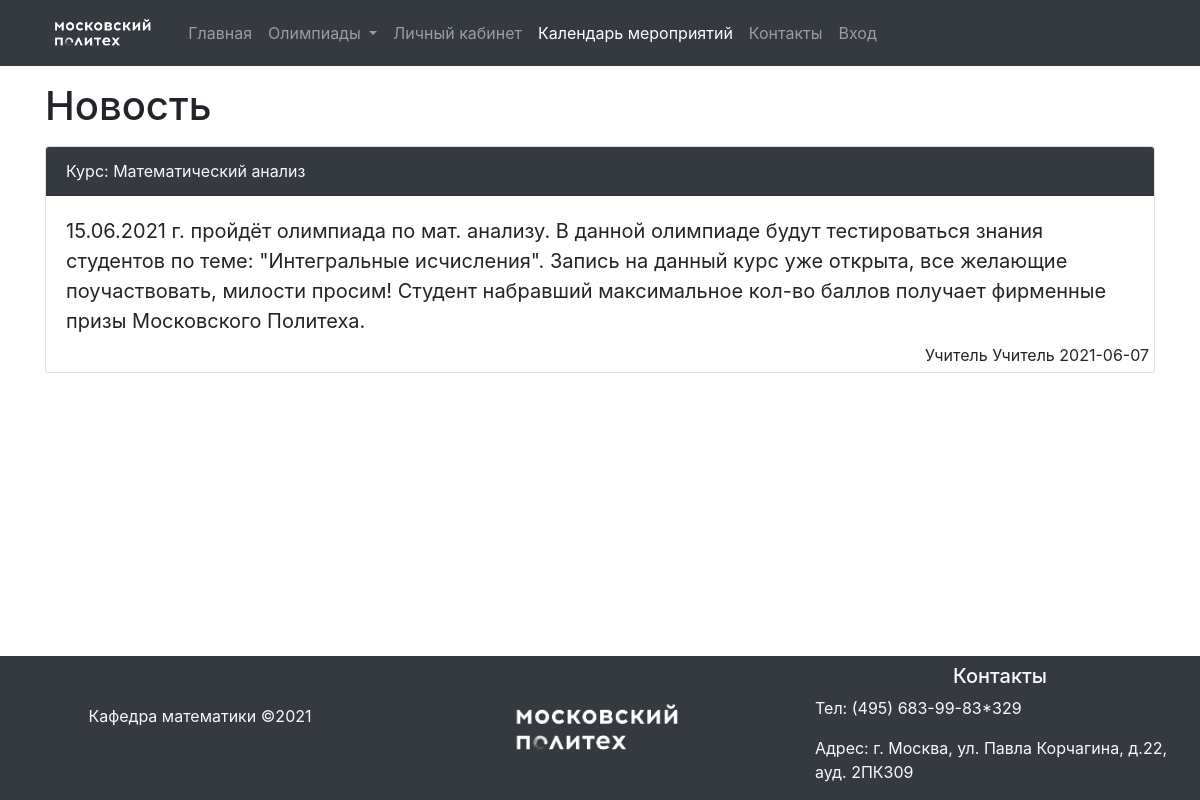
Page /news_id.php?id_news=24 on the committed database.
### tables this page shows
CREATE TABLE IF NOT EXISTS `news` (
  `id` int(11) NOT NULL AUTO_INCREMENT,
  `title` varchar(56) NOT NULL,
  `text` text NOT NULL,
  `date` date DEFAULT NULL,
  `name_autor` varchar(56) NOT NULL,
  `id_autor` int(11) NOT NULL,
  `kurs` int(11) NOT NULL,
  PRIMARY KEY (`id`),
  KEY `kurs` (`kurs`),
  KEY `id_autor` (`id_autor`)
);

CREATE TABLE IF NOT EXISTS `kurs` (
  `id` int(11) NOT NULL AUTO_INCREMENT,
  `title` varchar(56) NOT NULL,
  `description` text NOT NULL,
  `link` varchar(56) NOT NULL,
  `id_users` int(11) NOT NULL,
  PRIMARY KEY (`id`),
  KEY `id_users` (`id_users`)
);

CREATE TABLE IF NOT EXISTS `users` (
  `id` int(11) unsigned NOT NULL AUTO_INCREMENT,
  `name` varchar(255) NOT NULL,
  `surname` varchar(255) NOT NULL,
  `email` varchar(255) NOT NULL,
  `status` varchar(255) NOT NULL,
  `password` varchar(32) NOT NULL,
  PRIMARY KEY (`id`),
  UNIQUE KEY `id` (`id`)
);

### news_id.php (the view, shortened to what this page needs)
<?php
require("connect.php");
?>
<!DOCTYPE html>
<html lang="ru">
<head>
    <link rel="stylesheet" href="https://maxcdn.bootstrapcdn.com/bootstrap/4.1.0/css/bootstrap.min.css">
    <link rel="stylesheet" href="css/style.css">
</head>
<?php
	$id_news = $_GET['id_news'];
	$kurs = $pdo->query("SELECT `news`.`text` , `news`.`title` , `news`.`date` , `users`.`name` , `users`.`surname` , `kurs`.`title`
FROM `news`
INNER JOIN `users` ON `users`.`id` = `news`.`id_autor`
INNER JOIN `kurs` ON `kurs`.`id` = `news`.`kurs` WHERE `news`.`id` = $id_news");
?>
<body>
    <div class="nofooter">
<nav class="navbar navbar-expand-lg navbar-dark bg-dark">
        <div class="container">
            <a class="navbar-brand" href="index.php"><img src="img/logo.png" alt="" height="40px"></a>
            <div class="collapse navbar-collapse" id="navbarSupportedContent">
                <ul class="navbar-nav mr-auto">
                    <li class="nav-item ">
                        <a class="nav-link " href="index.php">Главная</a>
                    </li>
                    <li class="nav-item dropdown ">
                        <a class="nav-link dropdown-toggle" href="#" id="navbarDropdown" role="button" data-toggle="dropdown" aria-haspopup="true" aria-expanded="false">
                        Олимпиады
                        </a>
                    </li>
                    <li class="nav-item ">
                        <a class="nav-link" href="lk.php">Личный кабинет</a>
                    </li>
					  <li class="nav-item active">
                        <a class="nav-link" href="news.php">Календарь мероприятий</a>
                    </li>
					    <li class="nav-item">
                        <a class="nav-link" href="contacts.php">Контакты</a>
                    </li>
					<li class="nav-item">
						<?php
						if(!isset($_SESSION['$emailS']) and !$_SESSION['nameS'] and !$_SESSION['statusS']){
							echo '<a class="nav-link" href="login_sot.php">Вход</a>';
						}
						else{
							echo '<a class="nav-link" href="exit.php">Выход</a>';
						}
						?>
                    </li>
                </ul>
            </div>
        </div>
    </nav>
		<?php
		while($news = $kurs->fetch(PDO::FETCH_ASSOC)){
			echo '   <div class="main-container container">
        <div class="row">
            <div class="col-md-12">
                <h1 class="mt-3">Новость</h1>
                <div class="card mt-3" onclick="window.location=\'#\'" style="position: relative; cursor: pointer;">
                    <div class="card-header bg-dark text-light">
                        Курс: '.$news['title'].'
                    </div>
                    <div class="card-body">
                        <blockquote class="blockquote mb-0">
                          <p>'.$news['text'].'</p>
                        </blockquote>
                      </div>
                      <div class="author_date">
                          <p>'.$news['name']." ".$news['surname'].'</p>
                          <p>'.$news['date'].'</p>
                      </div>
                </div>
            </div>
        </div>
    </div>';
		}
	?>
    </div>
    <footer class="bg-dark">
        <div class="row mx-auto">
            <div class="col-md-4">
                <p class="text-light text-center mt-5">Кафедра математики &#169;2021</p>
            </div>
            <div class="col-md-4 text-center align-self-center">
                <img src="img/logo.png" alt="" width="200px">
            </div>
            <div class="col-md-4">
                <h5 class="text-light text-center mt-2">Контакты</h5>
                <p class="text-light">Тел: <a href="tel:+84956839983" class="text-light">(495) 683-99-83*329</a></p>
                <p class="text-light">Адрес: г. Москва, ул. Павла Корчагина, д.22, ауд. 2ПК309</p>
            </div>
        </div>
    </footer>
</body>
</html>

### css/style.css (style rules this page uses)
html, body { height: 100%; }
body { display: flex; flex-direction: column; }
.nofooter { flex: 1 0 auto; }
footer { flex-shrink: 0; width: 100%; }
.author_date { position: absolute; right: 5px; bottom: 5px; }
.author_date p { display: inline; }

### rows in the picture
news: kurs.title "Математический анализ", text "15.06.2021 г. пройдёт олимпиада по мат. анализу. В данной олимпиаде будут тестироваться знания студентов по теме: \"Интегральные исчисления\". Запись на данный курс уже открыта, все желающие поучаствовать, милости просим! Студент набравший максимальное кол-во баллов получает фирменные призы Московского Политеха.", users.name "Учитель", users.surname "Учитель", date "2021-06-07"
